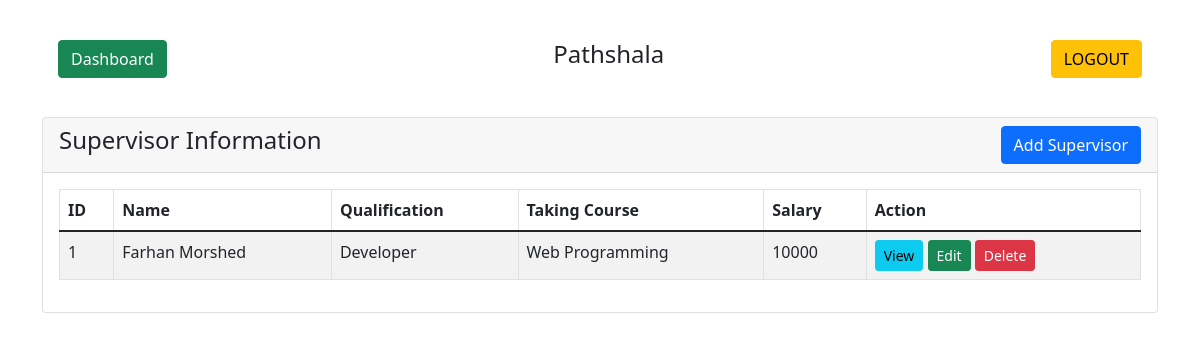
The app's page /supervisor.php (signed in) with its own data.
### tables this page shows
CREATE TABLE `supervisor` (
  `id` int(255) NOT NULL,
  `name` varchar(255) NOT NULL,
  `qualification` varchar(255) NOT NULL,
  `taking_course` varchar(255) NOT NULL,
  `salary` varchar(255) NOT NULL,
  `user_name` varchar(255) NOT NULL,
  `date_time` datetime NOT NULL DEFAULT current_timestamp()
);

### supervisor.php (the view, shortened to what this page needs)
<?php
  if (isset($_SESSION['user_id']) && isset($_SESSION['user_username'])) {
?>
<!doctype html>
<html lang="en">
  <head>
    <link href="https://cdn.jsdelivr.net/npm/bootstrap@5.1.3/dist/css/bootstrap.min.css" rel="stylesheet">
    <link rel="stylesheet" href="//cdn.jsdelivr.net/npm/alertifyjs@1.13.1/build/css/alertify.min.css"/>
</head>
<body>
<div class="container mt-4">
    <div class="row">
        <div class="col-md-12">
		<div class="card-body">
                    <h4 class="text-center">Pathshala
                        <a href="index.php" class="btn btn-success float-start mr">Dashboard</a>
						<a href="logout.php" class="btn btn-warning float-end">LOGOUT</a>
                    </h4>
                </div>
				<br />
            <div class="card">
                <div class="card-header">
                    <h4>Supervisor Information
                        <button type="button" class="btn btn-primary float-end" data-bs-toggle="modal" data-bs-target="#SupervisorAddModal">
                            Add Supervisor
                        </button>
                    </h4>
                </div>
                <div class="card-body">
                    <table id="myTable" class="table table-bordered table-striped">
                        <thead>
                            <tr>
                                <th>ID</th>
                                <th>Name</th>
                                <th>Qualification</th>
                                <th>Taking Course</th>
								<th>Salary</th>
                                <th>Action</th>
                            </tr>
                        </thead>
                        <tbody>
                            <?php
                            require 'db/dbcon.php';
                            $query = "SELECT * FROM supervisor";
                            $query_run = mysqli_query($con, $query);
                            if(mysqli_num_rows($query_run) > 0)
                            {
                                foreach($query_run as $Supervisor)
                                {
                                    ?>
                                    <tr>
                                        <td><?= $Supervisor['id'] ?></td>
                                        <td><?= $Supervisor['name'] ?></td>
                                        <td><?= $Supervisor['qualification'] ?></td>
                                        <td><?= $Supervisor['taking_course'] ?></td>
                                        <td><?= $Supervisor['salary'] ?></td>
                                        <td>
                                            <button type="button" value="<?=$Supervisor['id'];?>" class="viewSupervisorBtn btn btn-info btn-sm">View</button>
                                            <button type="button" value="<?=$Supervisor['id'];?>" class="editSupervisorBtn btn btn-success btn-sm">Edit</button>
                                            <button type="button" value="<?=$Supervisor['id'];?>" class="deleteSupervisorBtn btn btn-danger btn-sm">Delete</button>
                                        </td>
                                    </tr>
                                    <?php
                                }
                            }
                            ?>
                        </tbody>
                    </table>
                </div>
            </div>
        </div>
    </div>
</div>
</body>
</html>
<?php
}else {
   header("Location: login.php");
}
 ?>

### records on screen
supervisor: id "1", name "Farhan Morshed", qualification "Developer", taking_course "Web Programming", salary "10000"
